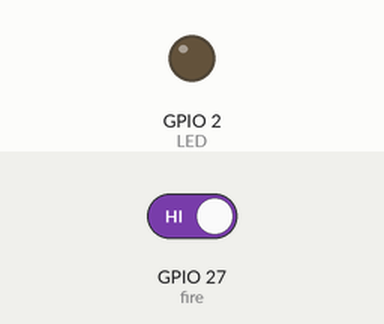
Recording of a sketch running on a simulated ESP32. Parts: output pins drawn as LEDs (lit = HIGH). Inputs (shaded band) come from the test bench; at power-on: GPIO 27 (fire) HIGH.

Above: at 1.2 s.
1.3 s: GPIO 27 (fire) driven LOW
At 1.9 s:
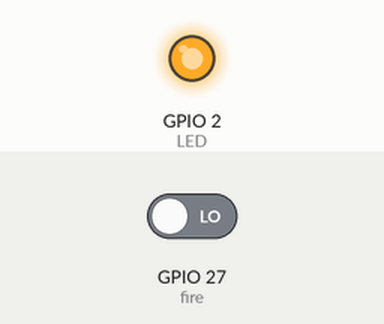
2.8 s: GPIO 27 (fire) driven HIGH
At 3.1 s:
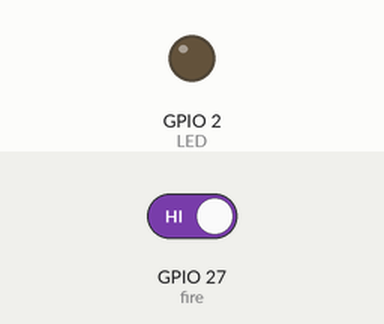
Timing chart, 0 to 5.8 s (numbered marks = the images above; inputs shaded):
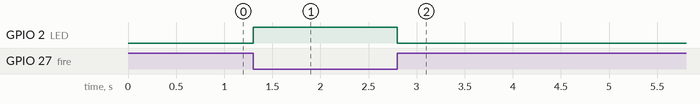

The sketch:

simple_sensorintegration_testing.ino
```cpp
#define LED 2        // led for indication
#define fire 27     // Flame sensor


void setup() {
  // put your setup code here, to run once:
Serial.begin(115200);

pinMode(LED,OUTPUT);
pinMode(fire,INPUT);
}

void loop() {
  // put your main code here, to run repeatedly:
if(digitalRead(fire)== 0)
{
  digitalWrite(LED,HIGH);
}
else
{
  digitalWrite(LED,LOW);
}
}
```

Measured:
- after the input at 1.3 s, GPIO 2 (LED): LOW → HIGH at once
- after the input at 2.8 s, GPIO 2 (LED): HIGH → LOW at once
